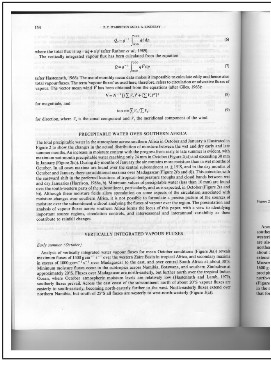
#> input picture Laba 1/B1.png, 271 x 365 px
$ python main.py
#> lines starting #> are read from the running program, lines starting #| are printed output that depends on the picture; after the words box and inside, x2 and y2 are one past the last pixel; in counts of white or black regions, pixels touching at a corner belong together
import cv2
from matplotlib import pyplot as plt

# Task 1  Function
def ConvertTobinary(img_name , extension, thresh ):
    image = cv2.imread(img_name+extension) # read image
    image_grey = cv2.cvtColor(image, cv2.COLOR_BGR2GRAY) # convert to grey scale
    ret, thresh_img = cv2.threshold(image_grey, thresh, 255, cv2.THRESH_BINARY)# cv.threshold(	src, thresh, maxval, type[, dst]	)
    cv2.imwrite(img_name+"Binary"+extension,thresh_img) # save

# Task 2 Function
def PlotHistogram(name):
    img = cv2.imread(name, 0)# 0  converts image to greyscale
    plt.hist(img.ravel(), 256, [0, 256])
    plt.show()

# Task 1
ConvertTobinary("B1", ".png",160)
#> in ConvertTobinary, image is the input picture: shape (365, 271, 3); min 20, max 255, mean 214.8
#> in ConvertTobinary, `ret, thresh_img = cv2.threshold(image_grey, thresh, 255, cv2.THRESH_BI..`:
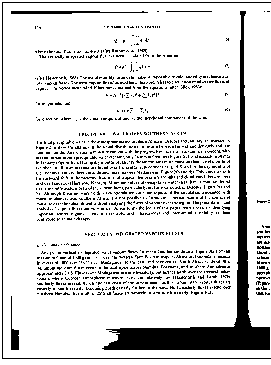
#> thresh_img: shape (365, 271); 85.4% white; 1430 black regions (1412 under 20 px), largest, box (x1, y1, x2, y2) and area: (102, 11, 270, 350) 5835, (2, 2, 271, 359) 893, (11, 11, 148, 14) 289
#> in ConvertTobinary, `ret, thresh_img = cv2.threshold(image_grey, thresh, 255, cv2.THRESH_BI..`: ret = 160
ConvertTobinary("B2", ".jpg",140)
#> call 2 of ConvertTobinary, with img_name = 'B2', extension = '.jpg', thresh = 140
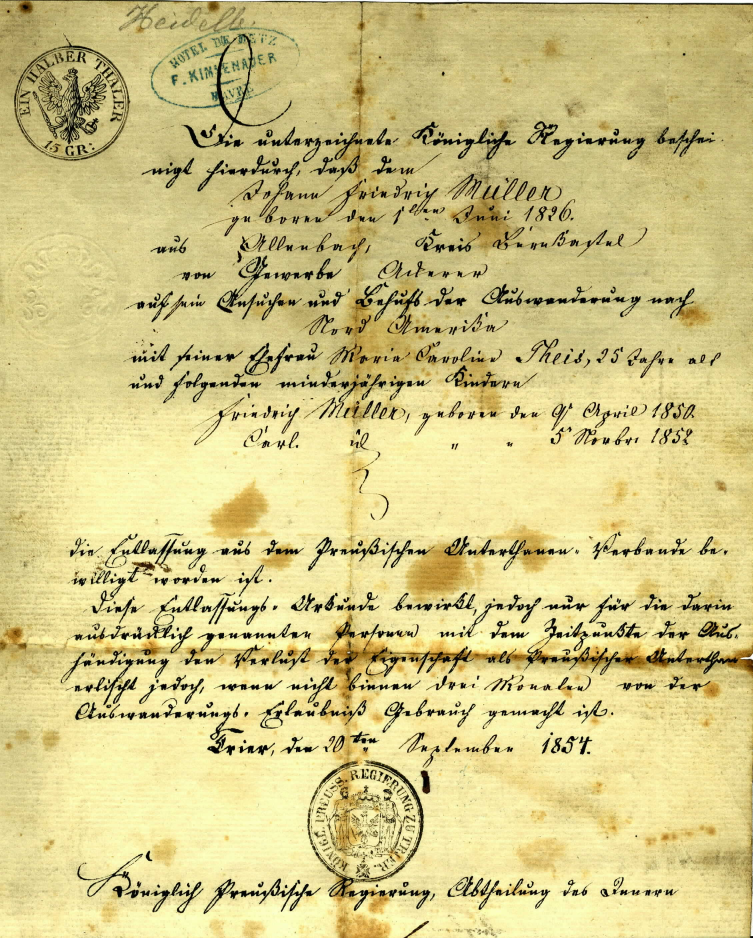
#> input picture Laba 1/B2.jpg, 2258 x 2814 px (shown at 1/3 size)
#> in ConvertTobinary, image is the input picture: shape (2814, 2258, 3); mean B, G, R 135.1, 199.1, 210.5
#> in ConvertTobinary (call 2), `ret, thresh_img = cv2.threshold(image_grey, thresh, 255, cv2.THRESH_BI..`:
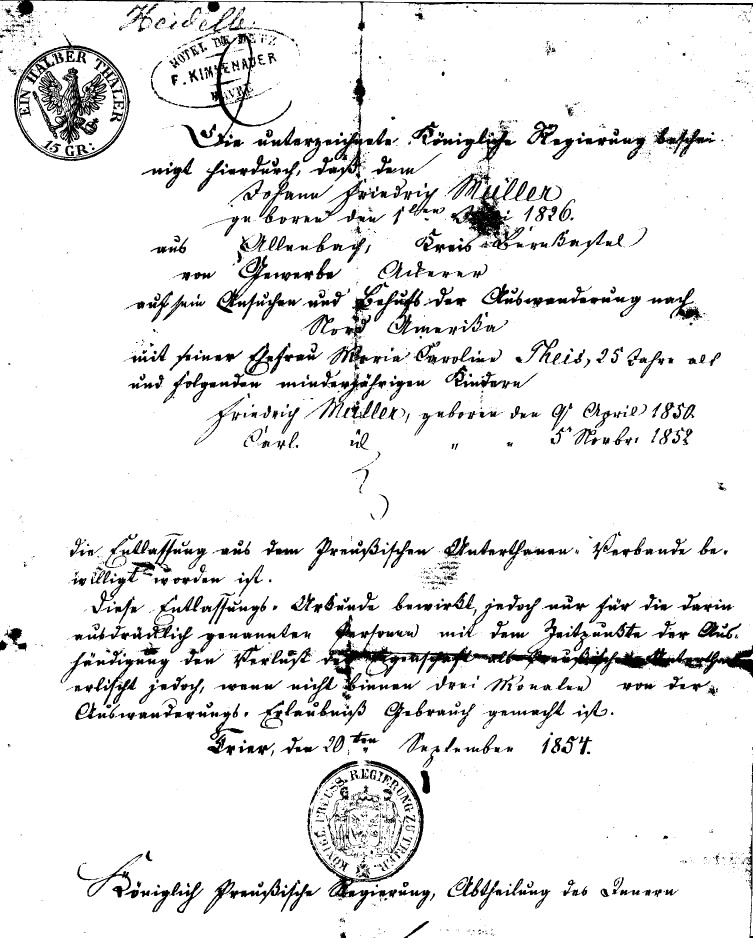
#> thresh_img: shape (2814, 2258) (shown at 1/3 size); 91.5% white; 3187 black regions (2225 under 20 px), largest, box (x1, y1, x2, y2) and area: (1517, 1854, 2258, 2032) 21484, (962, 1844, 1523, 2073) 20923, (96, 201, 321, 434) 17712
#> in ConvertTobinary (call 2), `ret, thresh_img = cv2.threshold(image_grey, thresh, 255, cv2.THRESH_BI..`: ret = 140
ConvertTobinary("B3", ".jpg",150)
#> call 3 of ConvertTobinary, with img_name = 'B3', extension = '.jpg', thresh = 150
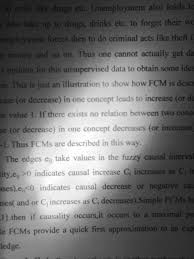
#> input picture Laba 1/B3.jpg, 194 x 259 px
#> in ConvertTobinary, image is the input picture: shape (259, 194, 3); min 12, max 255, mean 110.3
#> in ConvertTobinary (call 3), `ret, thresh_img = cv2.threshold(image_grey, thresh, 255, cv2.THRESH_BI..`:
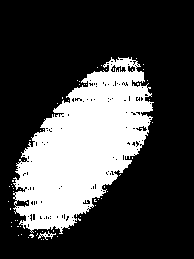
#> thresh_img: shape (259, 194); 27.4% white; 62 white regions (60 under 20 px), largest, box (x1, y1, x2, y2) and area: (13, 57, 154, 234) 13630, (38, 231, 56, 240) 54
#> in ConvertTobinary (call 3), `ret, thresh_img = cv2.threshold(image_grey, thresh, 255, cv2.THRESH_BI..`: ret = 150
ConvertTobinary("XY-cutss", ".png",127)
#> call 4 of ConvertTobinary, with img_name = 'XY-cutss', extension = '.png', thresh = 127
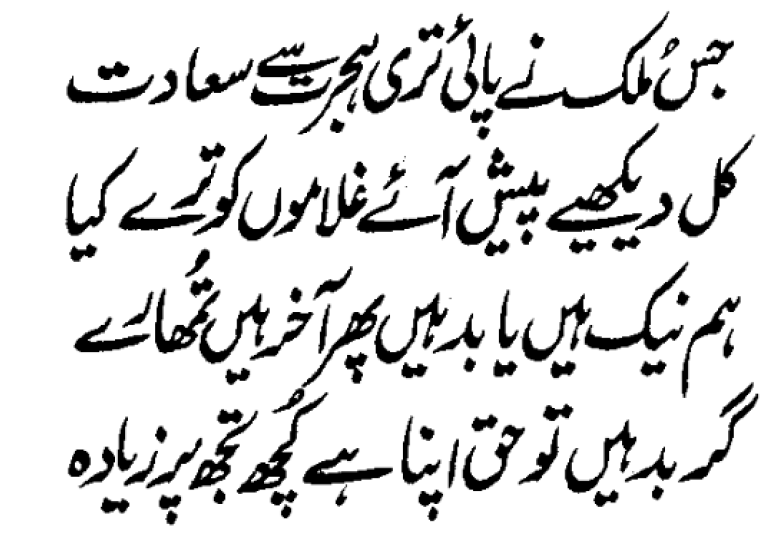
#> input picture Laba 1/XY-cutss.png, 769 x 534 px
#> in ConvertTobinary, image is the input picture: shape (534, 769, 3); min 0, max 255, mean 219.8
#> in ConvertTobinary (call 4), `ret, thresh_img = cv2.threshold(image_grey, thresh, 255, cv2.THRESH_BI..`: thresh_img: shape (534, 769); 86.2% white; 109 black regions (5 under 20 px), largest, box (x1, y1, x2, y2) and area: (495, 11, 669, 110) 2444, (546, 123, 658, 232) 2308, (585, 262, 688, 351) 1527
#> in ConvertTobinary (call 4), `ret, thresh_img = cv2.threshold(image_grey, thresh, 255, cv2.THRESH_BI..`: ret = 127

#Task 2
PlotHistogram("B1.png")
PlotHistogram("B2.jpg")
PlotHistogram("B3.jpg")

#Task 3

def findpercent(obt , total): # get percentage
    return (obt*1.0/total) * 100


def partition(imageName): # partiton image
#> called with imageName = 'XY-cutss.png'
    img = cv2.imread(imageName) # read image
    height, width, depth = img.shape
#> height = 534; width = 769; depth = 3
    for i in range(0, height): # traverse coloumn
        count =0
        for j in range(0, (width)): # traverse Row
            if (img[i,j][0] <=10) and  (img[i,j][1] <=10) and (img[i,j][2] <=10):
                count = count + 1
        if findpercent(count,width) < 0.8: # Repaint Row
            for k in range(0,(width)):
                img[i,k] = [154,128,205]
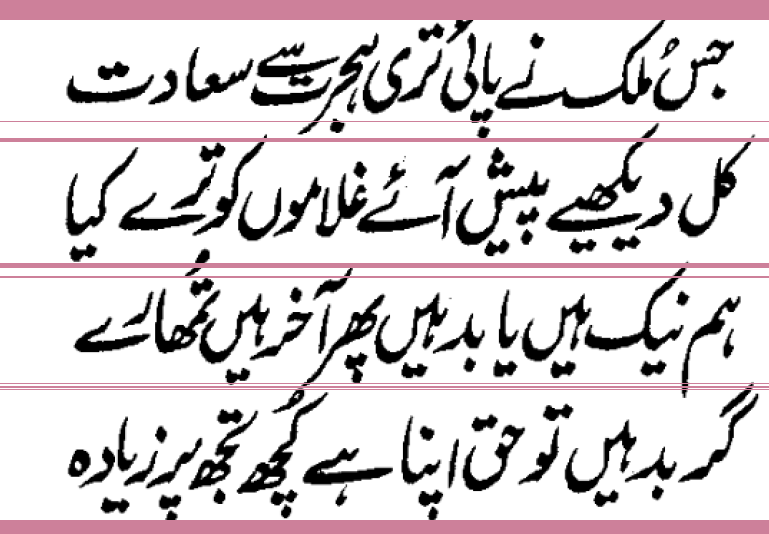
#> img: shape (534, 769, 3); 9.36% of pixels changed, all inside (x1, y1, x2, y2) = (0, 0, 769, 534)

    cv2.imwrite("NewImg.png" ,img )

partition("XY-cutss.png")
